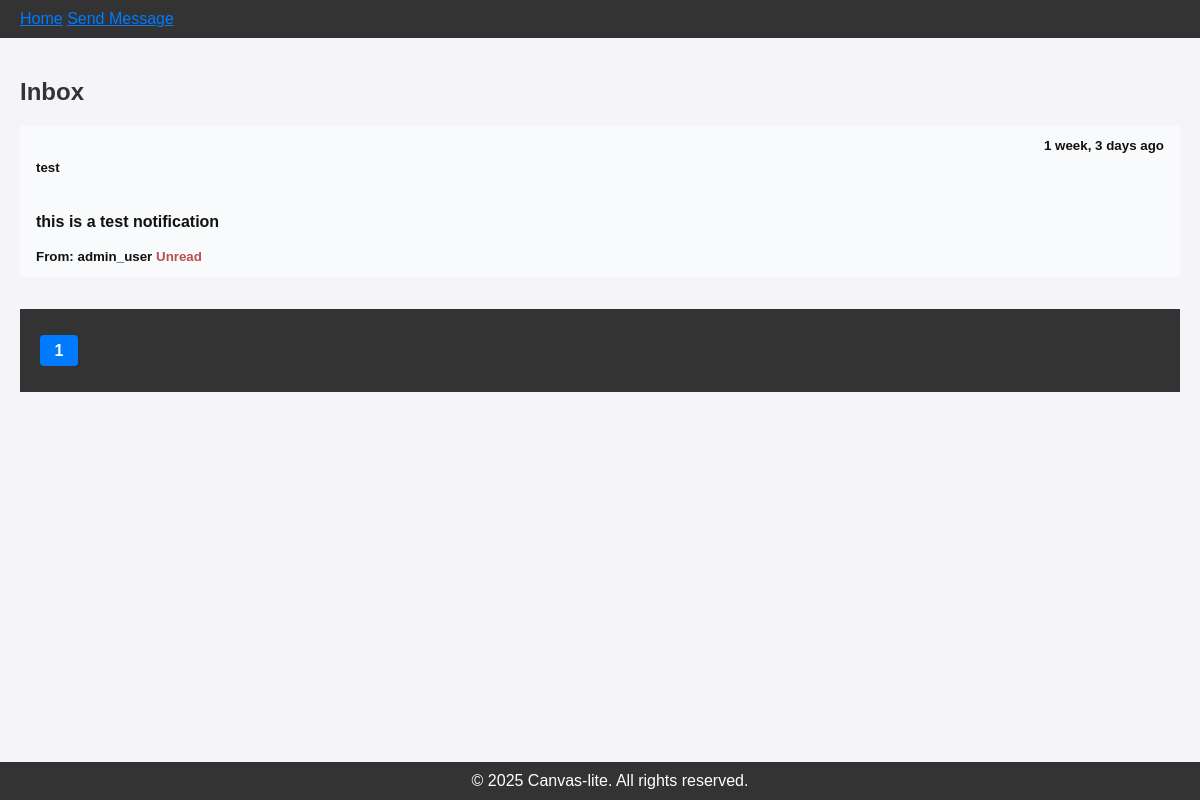
The app's page /sudo/notification/ (signed in), older data.
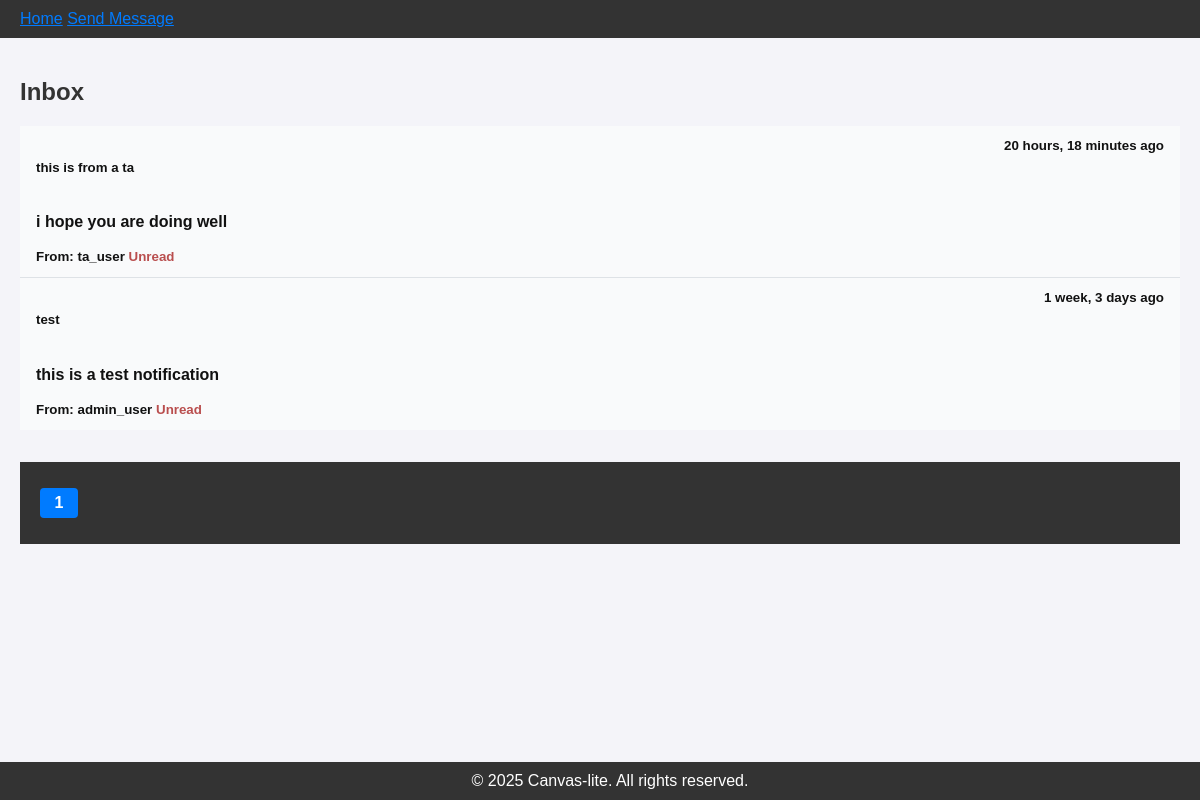
The same page, newer data.
### webapp/models/notifications.py (models this page shows, shortened)
class UserNotification(models.Model):
    user = models.ForeignKey(settings.AUTH_USER_MODEL, on_delete=models.CASCADE)
    notification = models.ForeignKey('Notification', on_delete=models.CASCADE)
    read = models.BooleanField(default=False)
    read_at = models.DateTimeField(null=True, blank=True)
    class Meta:
        unique_together = ('user', 'notification')

class Notification(models.Model):
    sender = models.ForeignKey(
        settings.AUTH_USER_MODEL,
        on_delete=models.SET_NULL,
        null=True,
        blank=True,
        related_name='sent_notification'
    )
    recipients = models.ManyToManyField(
        settings.AUTH_USER_MODEL,
        through='UserNotification',
        through_fields=('notification', 'user'),  # Explicitly define fields
        related_name='received_notifications'
    )
    subject = models.CharField(max_length=100, blank=True)
    message = models.TextField()
    created_at = models.DateTimeField(auto_now_add=True)
    updated_at = models.DateTimeField(auto_now=True)

### webapp/models/users.py (models this page shows, shortened)
class User(AbstractUser):
    phone_number = models.CharField(max_length=15, blank=True, verbose_name='phone_number', null=True)
    description = models.TextField(blank=True, null=True, verbose_name='description')
    group_name = models.CharField(
        max_length=1,
        choices=UserType,
        default=UserType.TA,
    )
    def get_notifications(self):
        return self.usernotification_set.select_related('notification')
    class Meta:
        permissions = (
            ("can_assign_l1", "Can assign to courses/sections: instructor"),
            ("can_assign_l2", "Can assign to courses/sections: admin"),
        )

### webapp/views/inbox.py (the view)
# urls.py: path('sudo/notification/', views.inbox, name='admin_inbox'),
@login_required
def inbox(request):
    box = request.GET.get('box', 'received')  # Default to 'received'
    if box == 'sent':
        notifications = request.user.get_sent_notifications().order_by('-created_at')
        user_notifications = [
            {'notification': n, 'read': True, 'read_at': n.created_at}
            for n in notifications
        ]
    else:
        notifications = request.user.get_notifications().order_by(
            '-notification__created_at')
        user_notifications = notifications
    notification_paginator = Paginator(user_notifications, 10)
    notification_page_number = request.GET.get('page')
    notification_page = notification_paginator.get_page(notification_page_number)
    users = User.objects.exclude(id=request.user.id).order_by('username')
    group_name = request.user.group_name
    if request.method == 'POST':
        form = SendMessageForm(request.POST)
        if form.is_valid():
            all_users = form.cleaned_data['all_users']
            subject = form.cleaned_data['subject']
            message = form.cleaned_data['message']
            if all_users:
                recipients = User.objects.exclude(id=request.user.id)
            else:
                recipients = form.cleaned_data['recipients']
            request.user.send_notifications(recipients=recipients, subject=subject, message=message)
            messages.success(request, "Message sent successfully!")
            if request.user.group_name == "Admin":
                return redirect('admin_inbox')
            else:
                return redirect('user_inbox')
    else:
        form = SendMessageForm()
    return render(request, 'standard_pages/inbox.html', {
        'form': form,
        'notification_page': notification_page,
        'users': users,
        'group_name': group_name,
        'box': box,
    })

### templates/standard_pages/inbox.html (shortened to what this page needs)
{% extends "master.html" %}
{% load static %}
{% block includes %}
    <link rel="stylesheet" type="text/css" href="{% static 'css/inbox.css' %}">
    <link rel="stylesheet" type="text/css" href="{% static 'css/inbox_send.css' %}">
{% endblock %}
{% block content %}
<nav>
    <a href="/" class="btn">Home</a>
    <button class="btn" id="open-send-modal">Send Message</button>
</nav>
<div class="container">
    <h2>Inbox</h2>
    <div class="list notifications-list mb-4">
        {% for user_notification in notification_page %}
        <div class="list-item notification-item {% if not user_notification.read %}unread{% endif %}">
            <div class="d-flex justify-between">
                <h5>{{ user_notification.notification.subject }}</h5>
                <small>{{ user_notification.notification.created_at|timesince }} ago</small>
            </div>
            <p>{{ user_notification.notification.message }}</p>
            <small>
                From: {{ user_notification.notification.sender.username|default:"System" }}
                {% if user_notification.read %}
                    <span class="text-muted">Read {{ user_notification.read_at|timesince }} ago</span>
                {% else %}
                    <span class="text-danger">Unread</span>
                {% endif %}
            </small>
        </div>
        {% empty %}
        <div class="alert alert-info">No messages found</div>
        {% endfor %}
    </div>
    <nav class="pagination-nav">
        <ul class="pagination">
            {% for num in notification_page.paginator.page_range %}
                <li class="page-item {% if num == notification_page.number %}active{% endif %}">
                    <a class="page-link" href="?page={{ num }}">{{ num }}</a>
                </li>
            {% endfor %}
        </ul>
    </nav>
</div>
{% endblock %}

Row changes from the older to the newer data that the page shows:
added UserNotification: notification.subject "this is from a ta", notification.created_at "20 hours, 18 minutes", notification.message "i hope you are doing well", notification.sender.username "ta_user", read "Unread"
